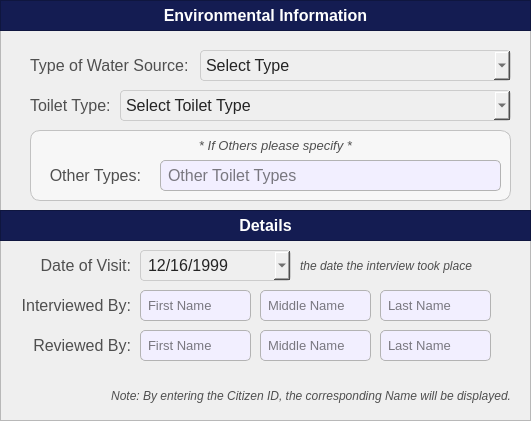
  <widget class="QFrame" name="basePopUpBodyFrame">
   <property name="geometry">
    <rect>
     <x>620</x>
     <y>60</y>
     <width>531</width>
     <height>421</height>
    </rect>
   </property>
   <property name="styleSheet">
    <string notr="true">#basePopUpBodyFrame {
	background-color: rgb(247, 247, 247);
	border: 1px solid rgb(194, 194, 194);
	border-radius: 10px;
}</string>
   </property>
   <property name="frameShape">
    <enum>QFrame::Shape::StyledPanel</enum>
   </property>
   <property name="frameShadow">
    <enum>QFrame::Shadow::Raised</enum>
   </property>
   <widget class="QFrame" name="basePopUpTitleFrame_3">
    <property name="geometry">
     <rect>
      <x>0</x>
      <y>0</y>
      <width>531</width>
      <height>31</height>
     </rect>
    </property>
    <property name="styleSheet">
     <string notr="true">#basePopUpTitleFrame_3 {
	background-color: #141c52;
}</string>
    </property>
    <property name="frameShape">
     <enum>QFrame::Shape::StyledPanel</enum>
    </property>
    <property name="frameShadow">
     <enum>QFrame::Shadow::Raised</enum>
    </property>
    <widget class="QLabel" name="label_title_3">
     <property name="geometry">
      <rect>
       <x>0</x>
       <y>0</y>
       <width>531</width>
       <height>31</height>
      </rect>
     </property>
     <property name="font">
      <font>
       <family>Arial</family>
       <pointsize>12</pointsize>
       <bold>true</bold>
      </font>
     </property>
     <property name="styleSheet">
      <string notr="true">#label_title_3{
	background-color:transparent;
	color: rgb(255, 255, 255);
}</string>
     </property>
     <property name="text">
      <string>Environmental Information</string>
     </property>
     <property name="alignment">
      <set>Qt::AlignmentFlag::AlignCenter</set>
     </property>
    </widget>
   </widget>
   <widget class="QComboBox" name="register_household_comboBox_WaterSource">
    <property name="geometry">
     <rect>
      <x>200</x>
      <y>50</y>
      <width>311</width>
      <height>31</height>
     </rect>
    </property>
    <property name="font">
     <font>
      <family>Arial</family>
      <pointsize>12</pointsize>
     </font>
    </property>
    <property name="styleSheet">
     <string notr="true">#register_household_comboBox_WaterSource{
	background-color: rgb(239, 239, 239); /* Correct property name */
    color: #242424; /* Set text color to black for better contrast */
    border: 1px solid #ccc; /* Optional: Add a light border */
    padding: 5px; /* Optional: Add some padding */
    border-radius: 4px; /* Optional: Rounded corners */
}</string>
    </property>
    <property name="placeholderText">
     <string>Select Type</string>
    </property>
    <property name="duplicatesEnabled">
     <bool>false</bool>
    </property>
    <item>
     <property name="text">
      <string>Level 1 - Point Source</string>
     </property>
    </item>
    <item>
     <property name="text">
      <string>Level 2 - Communal Faucet</string>
     </property>
    </item>
    <item>
     <property name="text">
      <string>Level 3 - Individual Connection</string>
     </property>
    </item>
   </widget>
   <widget class="QLabel" name="register_household_labelWaterSource">
    <property name="geometry">
     <rect>
      <x>30</x>
      <y>50</y>
      <width>161</width>
      <height>31</height>
     </rect>
    </property>
    <property name="font">
     <font>
      <family>Arial</family>
      <pointsize>12</pointsize>
     </font>
    </property>
    <property name="styleSheet">
     <string notr="true">#register_household_labelWaterSource {
	background-color: transparent;
	color: #4f4f4f;
}
</string>
    </property>
    <property name="text">
     <string>Type of Water Source:</string>
    </property>
    <property name="alignment">
     <set>Qt::AlignmentFlag::AlignLeading|Qt::AlignmentFlag::AlignLeft|Qt::AlignmentFlag::AlignVCenter</set>
    </property>
   </widget>
   <widget class="QComboBox" name="register_household_comboBox_ToiletType">
    <property name="geometry">
     <rect>
      <x>120</x>
      <y>90</y>
      <width>391</width>
      <height>31</height>
     </rect>
    </property>
    <property name="font">
     <font>
      <family>Arial</family>
      <pointsize>12</pointsize>
     </font>
    </property>
    <property name="styleSheet">
     <string notr="true">#register_household_comboBox_ToiletType{
	background-color: rgb(239, 239, 239); /* Correct property name */
    color: #242424; /* Set text color to black for better contrast */
    border: 1px solid #ccc; /* Optional: Add a light border */
    padding: 5px; /* Optional: Add some padding */
    border-radius: 4px; /* Optional: Rounded corners */
}</string>
    </property>
    <property name="placeholderText">
     <string>Select Toilet Type</string>
    </property>
    <property name="duplicatesEnabled">
     <bool>false</bool>
    </property>
    <item>
     <property name="text">
      <string>None</string>
     </property>
    </item>
    <item>
     <property name="text">
      <string>A - Pourflush type connected to septic tank</string>
     </property>
    </item>
    <item>
     <property name="text">
      <string>B - Pourflush toilet connected to septic tank and to Sewerage System</string>
     </property>
    </item>
    <item>
     <property name="text">
      <string>C - Ventilated Pit (VIP) latrine</string>
     </property>
    </item>
    <item>
     <property name="text">
      <string>D - Water-sealed toilet</string>
     </property>
    </item>
    <item>
     <property name="text">
      <string>E - Overhung latrine</string>
     </property>
    </item>
    <item>
     <property name="text">
      <string>F - Open pit latrine</string>
     </property>
    </item>
    <item>
     <property name="text">
      <string>G - Without toilet</string>
     </property>
    </item>
    <item>
     <property name="text">
      <string>Others</string>
     </property>
    </item>
   </widget>
   <widget class="QLabel" name="register_household_labelToiletType">
    <property name="geometry">
     <rect>
      <x>30</x>
      <y>90</y>
      <width>81</width>
      <height>31</height>
     </rect>
    </property>
    <property name="font">
     <font>
      <family>Arial</family>
      <pointsize>12</pointsize>
     </font>
    </property>
    <property name="styleSheet">
     <string notr="true">#register_household_labelToiletType {
	background-color: transparent;
	color: #4f4f4f;
}
</string>
    </property>
    <property name="text">
     <string>Toilet Type:</string>
    </property>
    <property name="alignment">
     <set>Qt::AlignmentFlag::AlignLeading|Qt::AlignmentFlag::AlignLeft|Qt::AlignmentFlag::AlignVCenter</set>
    </property>
   </widget>
   <widget class="QFrame" name="basePopUpTitleFrame_4">
    <property name="geometry">
     <rect>
      <x>0</x>
      <y>210</y>
      <width>531</width>
      <height>31</height>
     </rect>
    </property>
    <property name="styleSheet">
     <string notr="true">#basePopUpTitleFrame_4 {
	background-color: #141c52;
}</string>
    </property>
    <property name="frameShape">
     <enum>QFrame::Shape::StyledPanel</enum>
    </property>
    <property name="frameShadow">
     <enum>QFrame::Shadow::Raised</enum>
    </property>
    <widget class="QLabel" name="label_title_4">
     <property name="geometry">
      <rect>
       <x>0</x>
       <y>0</y>
       <width>531</width>
       <height>31</height>
      </rect>
     </property>
     <property name="font">
      <font>
       <family>Arial</family>
       <pointsize>12</pointsize>
       <bold>true</bold>
      </font>
     </property>
     <property name="styleSheet">
      <string notr="true">#label_title_4{
	background-color:transparent;
	color: rgb(255, 255, 255);
}</string>
     </property>
     <property name="text">
      <string>Details</string>
     </property>
     <property name="alignment">
      <set>Qt::AlignmentFlag::AlignCenter</set>
     </property>
    </widget>
   </widget>
   <widget class="QLabel" name="register_household_labelDOV">
    <property name="geometry">
     <rect>
      <x>20</x>
      <y>250</y>
      <width>111</width>
      <height>31</height>
     </rect>
    </property>
    <property name="font">
     <font>
      <family>Arial</family>
      <pointsize>12</pointsize>
     </font>
    </property>
    <property name="styleSheet">
     <string notr="true">#register_household_labelDOV{
	background-color:transparent;
	color:#4f4f4f;
}</string>
    </property>
    <property name="text">
     <string>Date of Visit:</string>
    </property>
    <property name="alignment">
     <set>Qt::AlignmentFlag::AlignRight|Qt::AlignmentFlag::AlignTrailing|Qt::AlignmentFlag::AlignVCenter</set>
    </property>
   </widget>
   <widget class="QDateEdit" name="register_household_date_DOV">
    <property name="geometry">
     <rect>
      <x>140</x>
      <y>250</y>
      <width>151</width>
      <height>31</height>
     </rect>
    </property>
    <property name="font">
     <font>
      <family>Arial</family>
      <pointsize>12</pointsize>
     </font>
    </property>
    <property name="styleSheet">
     <string notr="true">#register_household_date_DOV{
	background-color: rgb(239, 239, 239); /* Correct property name */
    color: #242424; /* Set text color to black for better contrast */
    border: 1px solid #ccc; /* Optional: Add a light border */
    padding: 5px; /* Optional: Add some padding */
    border-radius: 4px; /* Optional: Rounded corners */
}</string>
    </property>
    <property name="dateTime">
     <datetime>
      <hour>0</hour>
      <minute>0</minute>
      <second>0</second>
      <year>1999</year>
      <month>12</month>
      <day>16</day>
     </datetime>
    </property>
    <property name="displayFormat">
     <string>MM/dd/yyyy</string>
    </property>
    <property name="calendarPopup">
     <bool>true</bool>
    </property>
    <property name="currentSectionIndex">
     <number>0</number>
    </property>
    <property name="timeSpec">
     <enum>Qt::TimeSpec::UTC</enum>
    </property>
   </widget>
   <widget class="QLabel" name="register_household_labelInterviewedBy">
    <property name="geometry">
     <rect>
      <x>20</x>
      <y>290</y>
      <width>111</width>
      <height>31</height>
     </rect>
    </property>
    <property name="font">
     <font>
      <family>Arial</family>
      <pointsize>12</pointsize>
     </font>
    </property>
    <property name="styleSheet">
     <string notr="true">#register_household_labelInterviewedBy{
	background-color:transparent;
	color:#4f4f4f;
}</string>
    </property>
    <property name="text">
     <string>Interviewed By:</string>
    </property>
    <property name="alignment">
     <set>Qt::AlignmentFlag::AlignRight|Qt::AlignmentFlag::AlignTrailing|Qt::AlignmentFlag::AlignVCenter</set>
    </property>
   </widget>
   <widget class="QLabel" name="register_household_labelReviewedBy">
    <property name="geometry">
     <rect>
      <x>20</x>
      <y>330</y>
      <width>111</width>
      <height>31</height>
     </rect>
    </property>
    <property name="font">
     <font>
      <family>Arial</family>
      <pointsize>12</pointsize>
     </font>
    </property>
    <property name="styleSheet">
     <string notr="true">#register_household_labelReviewedBy{
	background-color:transparent;
	color:#4f4f4f;
}</string>
    </property>
    <property name="text">
     <string>Reviewed By:</string>
    </property>
    <property name="alignment">
     <set>Qt::AlignmentFlag::AlignRight|Qt::AlignmentFlag::AlignTrailing|Qt::AlignmentFlag::AlignVCenter</set>
    </property>
   </widget>
   <widget class="QLabel" name="DateofVisit_2">
    <property name="geometry">
     <rect>
      <x>300</x>
      <y>250</y>
      <width>211</width>
      <height>31</height>
     </rect>
    </property>
    <property name="font">
     <font>
      <family>Arial</family>
      <pointsize>9</pointsize>
      <italic>true</italic>
      <bold>false</bold>
     </font>
    </property>
    <property name="styleSheet">
     <string notr="true">#DateofVisit_2 {
	background-color: transparent;
	color: #4f4f4f;
}
</string>
    </property>
    <property name="text">
     <string>the date the interview took place</string>
    </property>
    <property name="alignment">
     <set>Qt::AlignmentFlag::AlignLeading|Qt::AlignmentFlag::AlignLeft|Qt::AlignmentFlag::AlignVCenter</set>
    </property>
   </widget>
   <widget class="QLabel" name="notenote_2">
    <property name="geometry">
     <rect>
      <x>80</x>
      <y>380</y>
      <width>431</width>
      <height>31</height>
     </rect>
    </property>
    <property name="font">
     <font>
      <family>Arial</family>
      <pointsize>9</pointsize>
      <italic>true</italic>
      <bold>false</bold>
     </font>
    </property>
    <property name="styleSheet">
     <string notr="true">#notenote_2 {
	background-color: transparent;
	color: #4f4f4f;
}
</string>
    </property>
    <property name="text">
     <string>Note: By entering the Citizen ID, the corresponding Name will be displayed.</string>
    </property>
    <property name="alignment">
     <set>Qt::AlignmentFlag::AlignRight|Qt::AlignmentFlag::AlignTrailing|Qt::AlignmentFlag::AlignVCenter</set>
    </property>
   </widget>
   <widget class="QFrame" name="basePopUpBodyFrame_5">
    <property name="geometry">
     <rect>
      <x>30</x>
      <y>130</y>
      <width>481</width>
      <height>71</height>
     </rect>
    </property>
    <property name="styleSheet">
     <string notr="true">#basePopUpBodyFrame_5 {
	background-color: rgb(247, 247, 247);
	border: 1px solid rgb(194, 194, 194);
	border-radius: 10px;
}</string>
    </property>
    <property name="frameShape">
     <enum>QFrame::Shape::StyledPanel</enum>
    </property>
    <property name="frameShadow">
     <enum>QFrame::Shadow::Raised</enum>
    </property>
    <widget class="QLabel" name="labelNote_4">
     <property name="geometry">
      <rect>
       <x>0</x>
       <y>0</y>
       <width>491</width>
       <height>31</height>
      </rect>
     </property>
     <property name="font">
      <font>
       <family>Arial</family>
       <pointsize>10</pointsize>
       <italic>true</italic>
       <bold>false</bold>
      </font>
     </property>
     <property name="styleSheet">
      <string notr="true">#labelNote_4 {
	background-color: transparent;
	color: #4f4f4f;
}
</string>
     </property>
     <property name="text">
      <string>* If Others please specify *</string>
     </property>
     <property name="alignment">
      <set>Qt::AlignmentFlag::AlignCenter</set>
     </property>
    </widget>
    <widget class="QLabel" name="register_household_labelOthers">
     <property name="geometry">
      <rect>
       <x>10</x>
       <y>30</y>
       <width>101</width>
       <height>31</height>
      </rect>
     </property>
     <property name="font">
      <font>
       <family>Arial</family>
       <pointsize>12</pointsize>
       <bold>false</bold>
      </font>
     </property>
     <property name="styleSheet">
      <string notr="true">#register_household_labelOthers {
	background-color: transparent;
	color: #4f4f4f;
}
</string>
     </property>
     <property name="text">
      <string>Other Types:</string>
     </property>
     <property name="alignment">
      <set>Qt::AlignmentFlag::AlignRight|Qt::AlignmentFlag::AlignTrailing|Qt::AlignmentFlag::AlignVCenter</set>
     </property>
    </widget>
    <widget class="QLineEdit" name="register_household_Others">
     <property name="geometry">
      <rect>
       <x>130</x>
       <y>30</y>
       <width>341</width>
       <height>31</height>
      </rect>
     </property>
     <property name="font">
      <font>
       <family>Arial</family>
       <pointsize>12</pointsize>
      </font>
     </property>
     <property name="styleSheet">
      <string notr="true">#register_household_Others{
	border: 1px solid #b3b3b3;  /* Black border */
    border-radius: 5px;        /* Rounded corners */
    padding: 5px;               /* Inner spacing */
    background-color: #f2efff;  /* Gray background */
    color: #000000; 
}

</string>
     </property>
     <property name="text">
      <string/>
     </property>
     <property name="maxLength">
      <number>30</number>
     </property>
     <property name="placeholderText">
      <string>Other Toilet Types</string>
     </property>
    </widget>
   </widget>
   <widget class="QLineEdit" name="register_household_InterviewedBy_mname">
    <property name="geometry">
     <rect>
      <x>260</x>
      <y>290</y>
      <width>111</width>
      <height>31</height>
     </rect>
    </property>
    <property name="font">
     <font>
      <family>Arial</family>
      <pointsize>10</pointsize>
     </font>
    </property>
    <property name="styleSheet">
     <string notr="true">#register_household_InterviewedBy_mname{
	border: 1px solid #b3b3b3;  /* Black border */
    border-radius: 5px;        /* Rounded corners */
    padding: 5px;               /* Inner spacing */
    background-color: #f2efff;  /* Gray background */
    color: #000000; 
}

</string>
    </property>
    <property name="text">
     <string/>
    </property>
    <property name="maxLength">
     <number>35</number>
    </property>
    <property name="placeholderText">
     <string>Middle Name</string>
    </property>
   </widget>
   <widget class="QLineEdit" name="register_household_ReviewedBy_fname">
    <property name="geometry">
     <rect>
      <x>140</x>
      <y>330</y>
      <width>111</width>
      <height>31</height>
     </rect>
    </property>
    <property name="font">
     <font>
      <family>Arial</family>
      <pointsize>10</pointsize>
     </font>
    </property>
    <property name="styleSheet">
     <string notr="true">#register_household_ReviewedBy_fname{
	border: 1px solid #b3b3b3;  /* Black border */
    border-radius: 5px;        /* Rounded corners */
    padding: 5px;               /* Inner spacing */
    background-color: #f2efff;  /* Gray background */
    color: #000000; 
}

</string>
    </property>
    <property name="text">
     <string/>
    </property>
    <property name="maxLength">
     <number>35</number>
    </property>
    <property name="placeholderText">
     <string>First Name</string>
    </property>
   </widget>
   <widget class="QLineEdit" name="register_household_ReviewedBy_mname">
    <property name="geometry">
     <rect>
      <x>260</x>
      <y>330</y>
      <width>111</width>
      <height>31</height>
     </rect>
    </property>
    <property name="font">
     <font>
      <family>Arial</family>
      <pointsize>10</pointsize>
     </font>
    </property>
    <property name="styleSheet">
     <string notr="true">#register_household_ReviewedBy_mname{
	border: 1px solid #b3b3b3;  /* Black border */
    border-radius: 5px;        /* Rounded corners */
    padding: 5px;               /* Inner spacing */
    background-color: #f2efff;  /* Gray background */
    color: #000000; 
}

</string>
    </property>
    <property name="text">
     <string/>
    </property>
    <property name="maxLength">
     <number>35</number>
    </property>
    <property name="placeholderText">
     <string>Middle Name</string>
    </property>
   </widget>
   <widget class="QLineEdit" name="register_household_InterviewedBy_fname">
    <property name="geometry">
     <rect>
      <x>140</x>
      <y>290</y>
      <width>111</width>
      <height>31</height>
     </rect>
    </property>
    <property name="font">
     <font>
      <family>Arial</family>
      <pointsize>10</pointsize>
     </font>
    </property>
    <property name="styleSheet">
     <string notr="true">#register_household_InterviewedBy_fname{
	border: 1px solid #b3b3b3;  /* Black border */
    border-radius: 5px;        /* Rounded corners */
    padding: 5px;               /* Inner spacing */
    background-color: #f2efff;  /* Gray background */
    color: #000000; 
}

</string>
    </property>
    <property name="text">
     <string/>
    </property>
    <property name="maxLength">
     <number>35</number>
    </property>
    <property name="placeholderText">
     <string>First Name</string>
    </property>
   </widget>
   <widget class="QLineEdit" name="register_household_ReviewedBy_lname">
    <property name="geometry">
     <rect>
      <x>380</x>
      <y>330</y>
      <width>111</width>
      <height>31</height>
     </rect>
    </property>
    <property name="font">
     <font>
      <family>Arial</family>
      <pointsize>10</pointsize>
     </font>
    </property>
    <property name="styleSheet">
     <string notr="true">#register_household_ReviewedBy_lname{
	border: 1px solid #b3b3b3;  /* Black border */
    border-radius: 5px;        /* Rounded corners */
    padding: 5px;               /* Inner spacing */
    background-color: #f2efff;  /* Gray background */
    color: #000000; 
}

</string>
    </property>
    <property name="text">
     <string/>
    </property>
    <property name="maxLength">
     <number>35</number>
    </property>
    <property name="placeholderText">
     <string>Last Name</string>
    </property>
   </widget>
   <widget class="QLineEdit" name="register_household_InterviewedBy_lname">
    <property name="geometry">
     <rect>
      <x>380</x>
      <y>290</y>
      <width>111</width>
      <height>31</height>
     </rect>
    </property>
    <property name="font">
     <font>
      <family>Arial</family>
      <pointsize>10</pointsize>
     </font>
    </property>
    <property name="styleSheet">
     <string notr="true">#register_household_InterviewedBy_lname{
	border: 1px solid #b3b3b3;  /* Black border */
    border-radius: 5px;        /* Rounded corners */
    padding: 5px;               /* Inner spacing */
    background-color: #f2efff;  /* Gray background */
    color: #000000; 
}

</string>
    </property>
    <property name="text">
     <string/>
    </property>
    <property name="maxLength">
     <number>35</number>
    </property>
    <property name="placeholderText">
     <string>Last Name</string>
    </property>
   </widget>
  </widget>
